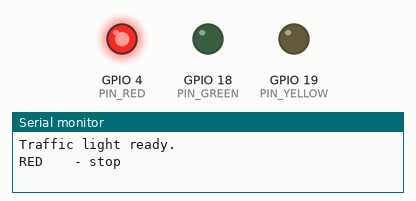
Recording of a sketch running on a simulated ESP32. Parts: output pins drawn as LEDs (lit = HIGH), the last lines printed to the serial monitor.

Above: at 3.0 s.
At 7.5 s:
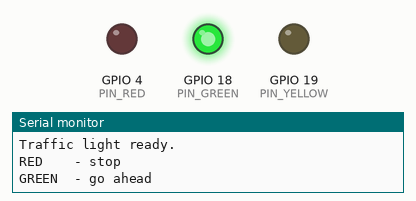
At 10.5 s:
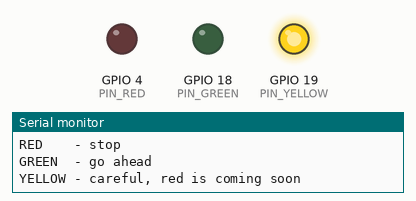
Timing chart, 0 to 14.8 s (numbered marks = the images above):
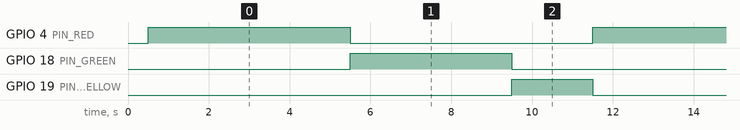

The sketch:

module03_traffic_light.ino
```cpp
// Module 3 - Practice 8: 3-LED traffic light (SAMPLE ANSWER)
// Try writing your own version first; open this file only to compare.
// Circuit: red on D4, green on D18, yellow on D19 (same as Module 1). Its Wokwi diagram
// is in the wokwi-traffic-light folder. The order is the one used on Indonesian roads:
// red -> green -> yellow -> red.

const int PIN_RED = 4;      // red LED    (labeled D4 on the board)
const int PIN_GREEN = 18;   // green LED  (D18)
const int PIN_YELLOW = 19;  // yellow LED (D19)

const int RED_TIME = 5000;     // milliseconds
const int GREEN_TIME = 4000;
const int YELLOW_TIME = 2000;

// One function to set all three lights at once.
// true means the same as HIGH (on), false the same as LOW (off).
void setLamp(bool red, bool yellow, bool green) {
  digitalWrite(PIN_RED, red);
  digitalWrite(PIN_YELLOW, yellow);
  digitalWrite(PIN_GREEN, green);
}

void setup() {
  Serial.begin(115200);
  delay(500);
  pinMode(PIN_RED, OUTPUT);
  pinMode(PIN_YELLOW, OUTPUT);
  pinMode(PIN_GREEN, OUTPUT);
  Serial.println();
  Serial.println("Traffic light ready.");
}

void loop() {
  Serial.println("RED    - stop");
  setLamp(true, false, false);
  delay(RED_TIME);

  Serial.println("GREEN  - go ahead");
  setLamp(false, false, true);
  delay(GREEN_TIME);

  Serial.println("YELLOW - careful, red is coming soon");
  setLamp(false, true, false);
  delay(YELLOW_TIME);
}
```

Measured:
- by itself, GPIO 4 (PIN_RED): alternates HIGH for 5.0 s and LOW for 6.0 s
- by itself, GPIO 18 (PIN_GREEN): alternates HIGH for 4.0 s and LOW for 7.0 s
- by itself, GPIO 19 (PIN_YELLOW): alternates HIGH for 2.0 s and LOW for 9.0 s
